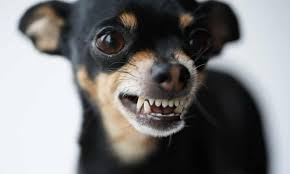
#> input picture download.png, 290 x 174 px, found by its file name
$ jupyter execute BTChuong_Cau1.ipynb
#> lines starting #> are read from the running program, lines starting #| are printed output that depends on the picture
[cell 1]
# BÀI TẬP CHƯƠNG 7
# Câu 1:
import numpy as np
from PIL import Image
import matplotlib.pyplot as plt
def apply_gaussian_blur(image_array, kernel):
    """
    Áp dụng bộ lọc Gaussian blur cho ảnh grayscale

    Args:
        image_array: Mảng numpy 2D chứa ảnh grayscale
        kernel: Ma trận kernel Gaussian (phải là số lẻ x số lẻ)

    Returns:
        Ảnh đã được làm mờ (numpy array)
    """
    # Lấy kích thước ảnh và kernel
    img_h, img_w = image_array.shape
    kernel_h, kernel_w = kernel.shape

    # Tính padding để giữ nguyên kích thước ảnh
    pad_h = kernel_h // 2
    pad_w = kernel_w // 2

    # Thêm padding cho ảnh (reflection padding để tránh edge artifacts)
    padded_img = np.pad(image_array, ((pad_h, pad_h), (pad_w, pad_w)), mode='reflect')
    # Khởi tạo ảnh kết quả
    result = np.zeros_like(image_array, dtype=np.float64)
    # Áp dụng convolution
    for i in range(img_h):
        for j in range(img_w):
            # Trích xuất vùng ảnh tương ứng với kernel
            region = padded_img[i:i+kernel_h, j:j+kernel_w]
            # Tính tích chập (convolution)
            result[i, j] = np.sum(region * kernel)
    # Đảm bảo giá trị pixel trong khoảng [0, 255]
    result = np.clip(result, 0, 255)
    return result.astype(np.uint8)
def create_gaussian_kernel():
    """
    Tạo ma trận kernel Gaussian 7x7 theo yêu cầu
    Kernel được chuẩn hóa để tổng các phần tử = 1
    """
    kernel = np.array([
        [1,  4,  6,  4,  1],
        [4, 16, 24, 16,  4],
        [6, 24, 36, 24,  6],
        [4, 16, 24, 16,  4],
        [1,  4,  6,  4,  1]
    ], dtype=np.float64)
    # Chuẩn hóa kernel (tổng = 1) để bảo toàn độ sáng
    kernel = kernel / np.sum(kernel)
    return kernel
def process_image(image_path):
    """
    Xử lý ảnh: đọc, chuyển grayscale, áp dụng blur, hiển thị kết quả
    """
    try:
        # Đọc ảnh
        img = Image.open(image_path)
        # Chuyển sang grayscale nếu cần
        if img.mode != 'L':
            img = img.convert('L')
        # Chuyển sang numpy array
        img_array = np.array(img, dtype=np.float64)
        # Tạo Gaussian kernel
        gaussian_kernel = create_gaussian_kernel()
        # Áp dụng Gaussian blur
        blurred_img = apply_gaussian_blur(img_array, gaussian_kernel)
        # Hiển thị kết quả
        plt.figure(figsize=(12, 5))
        plt.subplot(1, 2, 1)
        plt.imshow(img_array, cmap='gray')
        plt.title('Ảnh gốc')
        plt.axis('off')
        plt.subplot(1, 2, 2)
        plt.imshow(blurred_img, cmap='gray')
        plt.title('Ảnh sau khi làm mờ Gaussian')
        plt.axis('off')
        plt.tight_layout()
        plt.show()
        return img_array, blurred_img
    except Exception as e:
        print(f"Lỗi khi xử lý ảnh: {e}")
        return None, None
# Tạo ảnh mẫu để test (nếu không có ảnh thật)
def create_test_image():
    """
    Tạo ảnh test với các hình dạng đơn giản
    """
    img = np.zeros((200, 200), dtype=np.uint8)
    # Thêm hình chữ nhật
    img[50:100, 50:100] = 255
    # Thêm hình tròn
    center_x, center_y = 150, 150
    radius = 30
    y, x = np.ogrid[:200, :200]
    mask = (x - center_x)**2 + (y - center_y)**2 <= radius**2
    img[mask] = 128
    return img
if __name__ == "__main__":
    # Tạo kernel Gaussian
    kernel = create_gaussian_kernel()
    print("Gaussian Kernel (5x5):")
    print(kernel)
    print(f"Tổng các phần tử kernel: {np.sum(kernel):.6f}")
    test_img = create_test_image()
    blurred_test = apply_gaussian_blur(test_img, kernel)
    plt.figure(figsize=(10, 4))
    plt.subplot(1, 2, 1)
    plt.imshow(test_img, cmap='gray')
    plt.title('Ảnh test gốc')
    plt.axis('off')
    plt.subplot(1, 2, 2)
    plt.imshow(blurred_test, cmap='gray')
    plt.title('Ảnh sau khi làm mờ Gaussian')
    plt.axis('off')
    plt.tight_layout()
    plt.show()
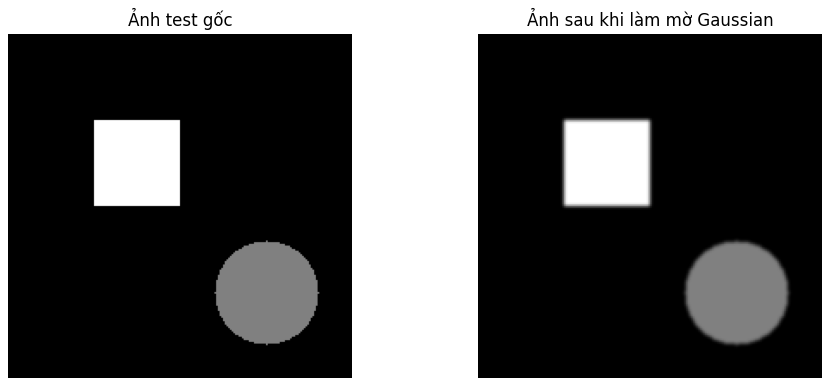
#> figure drawn by matplotlib, 2 panels
    original, blurred = process_image("D:/download.png")
#> in process_image, img is the input picture: PIL image 290x174 RGB; mean R, G, B 121.1, 120.6, 120.9
#> in process_image, `img = img.convert('L')`:
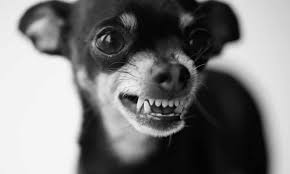
#> img: PIL image 290x174 L; min 0, max 251, mean 120.9
#> in apply_gaussian_blur (call 2), `padded_img = np.pad(image_array, ((pad_h, pad_h), (pad_w, pad_w)), mod..`:
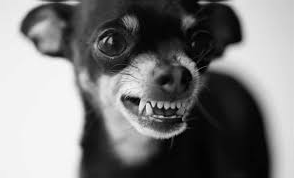
#> padded_img: shape (178, 294) float64; min 0, max 251, mean 121.9
#> in process_image, `plt.show()`:
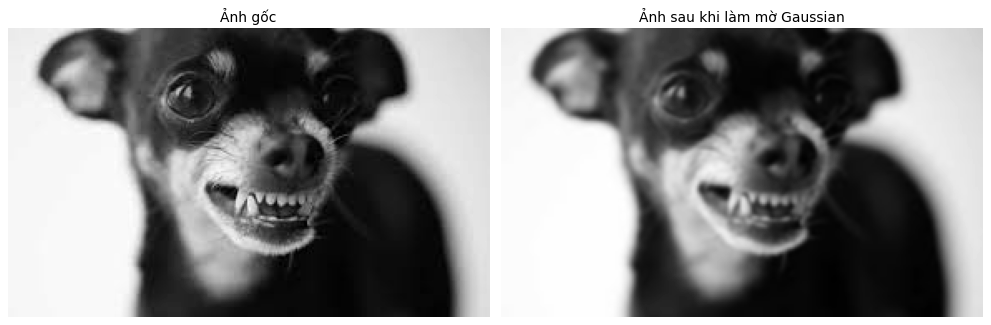
#> figure drawn by matplotlib, 2 panels

$ run again, with traidat.png copied over download.png
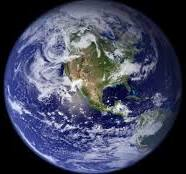
#> input picture traidat.png, 186 x 174 px, found by its file name
#> in process_image, img is the input picture: PIL image 186x174 RGB; mean R, G, B 67.5, 71.4, 94.2
#> img: PIL image 186x174 L
#> in apply_gaussian_blur (call 2), `padded_img = np.pad(image_array, ((pad_h, pad_h), (pad_w, pad_w)), mod..`:
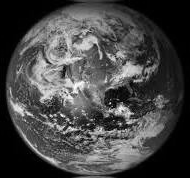
#> padded_img: shape (178, 190) float64; min 0, max 255, mean 70.1
#> after the loop in apply_gaussian_blur (call 2), `for i in range(img_h):`:
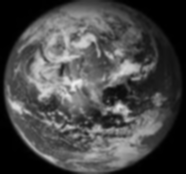
#> result: shape (174, 186) float64; min 0, max 237.9, mean 72.9
